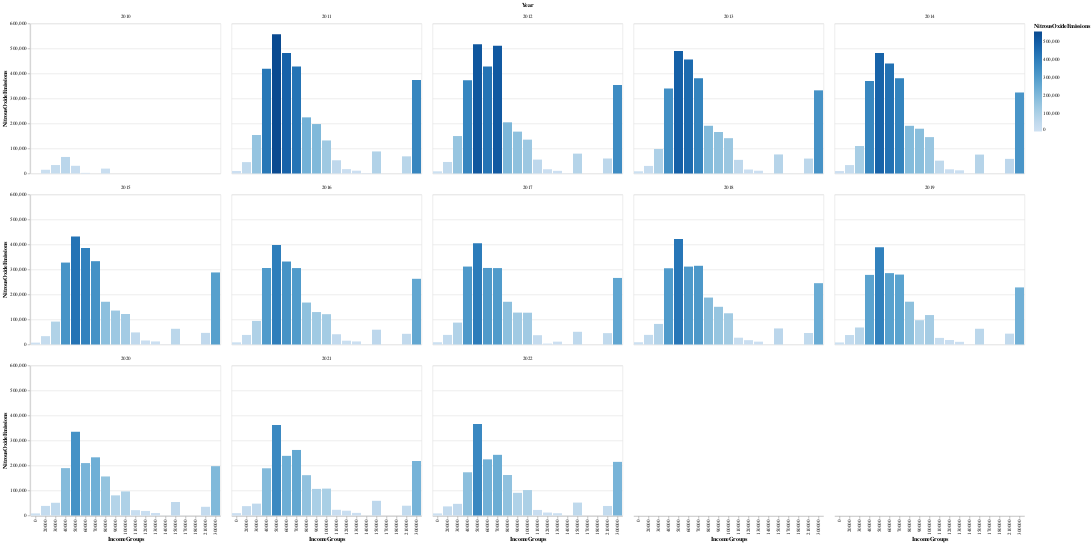

Write notebook code for a chart like this one.
### Code cell
alt.Chart(NitrousOxideEmissions_ByIncome).mark_bar().encode(
    x='IncomeGroups:O',
    y='NitrousOxideEmissions:Q',
    color = 'NitrousOxideEmissions:Q'
).facet(
    facet='Year:O',
    columns=5
)

### Figure 1 — Vega-Lite specification as saved in the notebook (floating-point values rounded to 4 significant figures; data arrays with more than 128 entries replaced by an {"elided": "..."} marker saying what was removed)
{"config": {"view": {"continuousWidth": 400, "continuousHeight": 300}}, "data": {"name": "data-33c21c0d531d10e02acffb1d815a84dc"}, "facet": {"field": "Year", "type": "ordinal"}, "spec": {"mark": "bar", "encoding": {"color": {"field": "NitrousOxideEmissions", "type": "quantitative"}, "x": {"field": "IncomeGroups", "type": "ordinal"}, "y": {"field": "NitrousOxideEmissions", "type": "quantitative"}}}, "columns": 5, "$schema": "https://vega.github.io/schema/vega-lite/v4.17.0.json", "datasets": {"data-33c21c0d531d10e02acffb1d815a84dc": {"elided": "230 records"}}}
